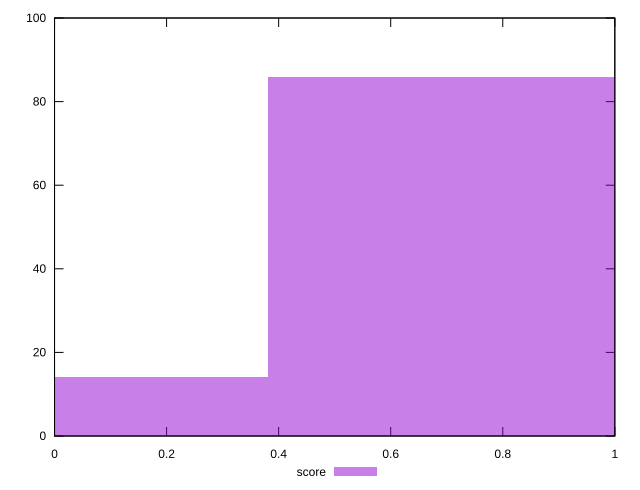

The script that saved this image:
reset

$score <<EOF
0.760777022199344 86
0 14
EOF

set key outside below
set boxwidth 0.760777022199344
set xrange [0:1]
set yrange [0:100]
set trange [0:100]
set style fill transparent solid 0.5 noborder
set terminal svg size 640, 490 enhanced background rgb 'white'
set output "report_00009_2021-02-08T22-37-41.559Z/uses-rel-preload/samples/pages/score/histogram.svg"

plot $score title "score" with boxes

reset
